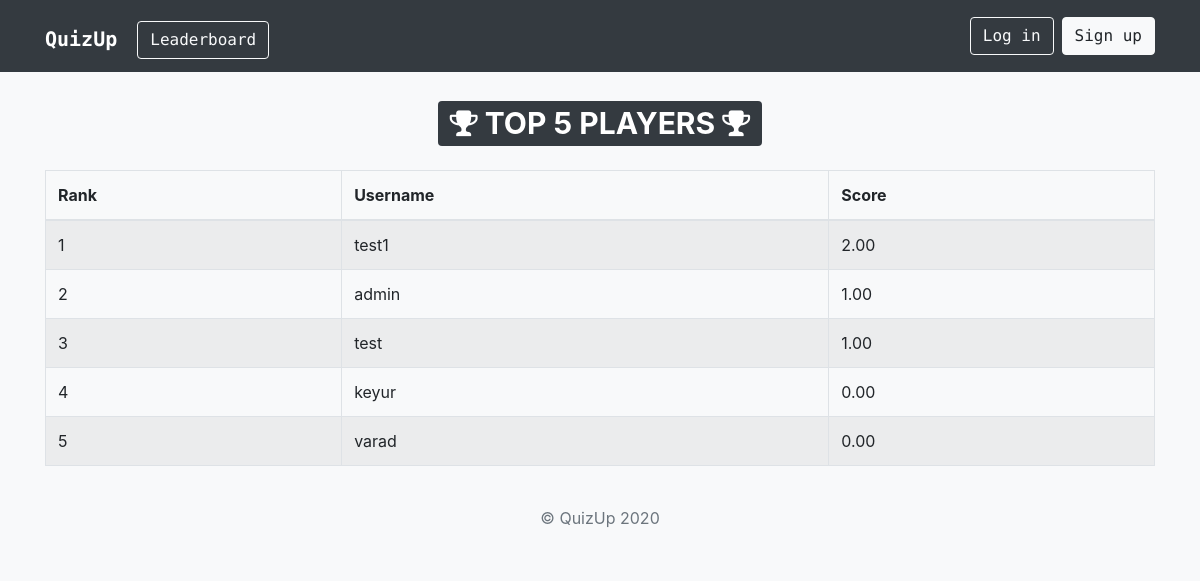
The app's page /leaderboard/, older data.
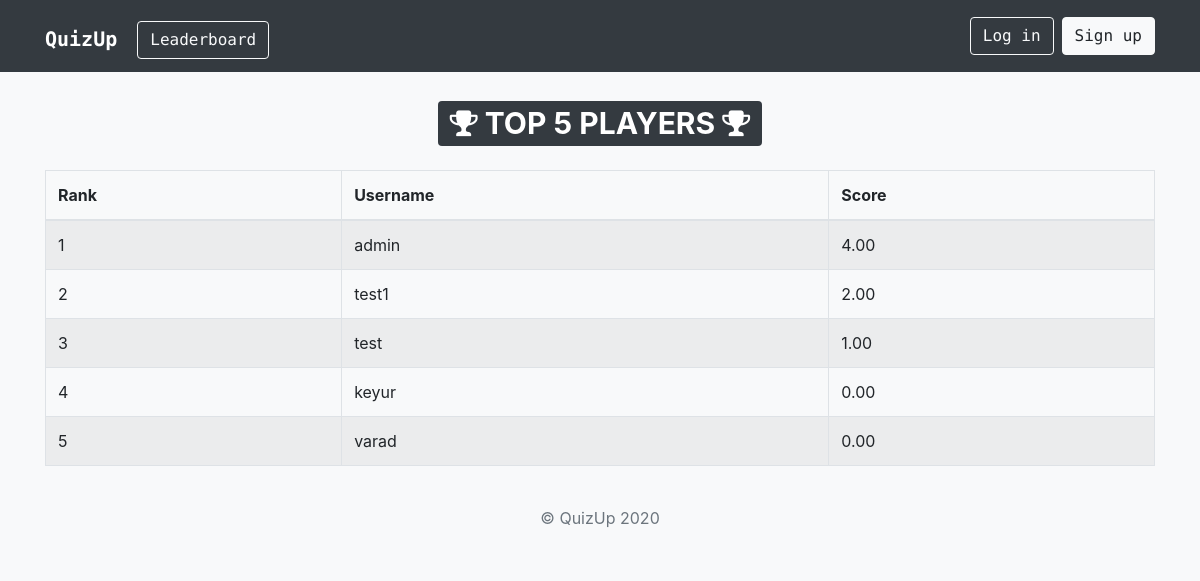
The same page, newer data.
### quiz/models.py (models this page shows, shortened)
class QuizProfile(TimeStampedModel):
    user = models.ForeignKey(User, on_delete=models.CASCADE)
    total_score = models.DecimalField(gettext('Total Score'), default=0, decimal_places=2, max_digits=10)

### quiz/views.py (the view)
# urls.py: path('leaderboard/', views.leaderboard, name='leaderboard'),
def leaderboard(request):
    top_quiz_profiles = QuizProfile.objects.order_by('-total_score')[:500]
    total_count = top_quiz_profiles.count()
    context = {
        'top_quiz_profiles': top_quiz_profiles,
        'total_count': total_count,
    }
    return render(request, 'quiz/leaderboard.html', context=context)

### templates/quiz/leaderboard.html (shortened to what this page needs)
{% extends 'base.html' %}
{% block body %}
<div class="container">
    <h1 class="text-center my-4">
        <span class="badge badge-dark">
            <i class="fa fa-trophy" aria-hidden="true"></i> TOP {{ total_count }} PLAYERS <i class="fa fa-trophy" aria-hidden="true"></i>
        </span>
    </h1>
    <table class="table table-striped table-bordered">
        <thead>
            <tr>
                <th>Rank</th>
                <th>Username</th>
                <th>Score</th>
            </tr>
        </thead>
        <tbody>
            {% for quiz_profile in top_quiz_profiles %}
            <tr>
                <td>{{ forloop.counter }}</td>
                <td>{{ quiz_profile.user.username }}</td>
                <td>{{ quiz_profile.total_score }}</td>
            </tr>
            {% endfor %}
        </tbody>
    </table>
</div>
{% endblock body %}

Row changes from the older to the newer data that the page shows:
changed QuizProfile "admin": total_score "1.00" → "4.00"; moves up the list
